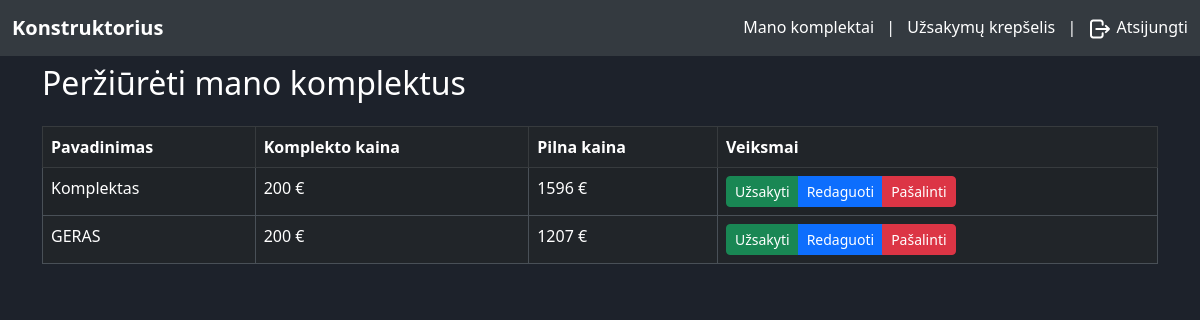
The app's page /my-assemblies (signed in), older data.
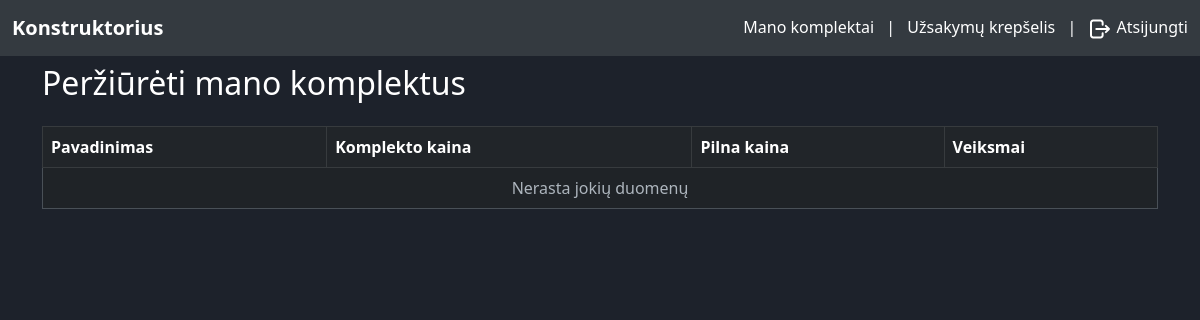
The same page, newer data.
### tables this page shows
CREATE TABLE `user_assembly` (
  `id` int(11) NOT NULL,
  `fk_belongs_to` int(11) NOT NULL,
  `name` varchar(50) NOT NULL,
  `price` double NOT NULL,
  `device_id` int(11) NOT NULL,
  `processor_id` int(11) NOT NULL,
  `motherboard_id` int(11) NOT NULL,
  `screen_id` int(11) NOT NULL,
  `memory_id` int(11) NOT NULL,
  `graphics_card_id` int(11) NOT NULL,
  `storage_id` int(11) NOT NULL,
  `cooling_id` int(11) NOT NULL,
  `os_id` int(11) NOT NULL
);

### app/utils/utils.php (called while the page is built, shortened)
<?php
function isUserLoggedIn()
{
    return isset($_SESSION['user']);
}
function getUserId()
{
    if (isUserLoggedIn()) {
        return $_SESSION['user']['id'] ?? '';
    }
}

### app/models/Device.php (called while the page is built, shortened)
<?php
class Device
{
    private $mysqli;
    public function __construct($mysqli)
    {
        $this->mysqli = $mysqli;
    }
    public function getUserAssemblies($userId)
    {
        $query = "
    SELECT
        *
    FROM
        user_assembly
    WHERE
        fk_belongs_to = ?
    ";
        $stmt = $this->mysqli->prepare($query);
        $stmt->bind_param("i", $userId);
        $stmt->execute();
        $result = $stmt->get_result();
        $assemblyData = $result->fetch_all(MYSQLI_ASSOC);
        foreach ($assemblyData as &$assembly) {
            $assembly['total_price'] = $this->getTotalAssemblyPrice($assembly['id']);
        }
        return $assemblyData;
    }
    public function getTotalAssemblyPrice($assemblyId)
    {
        $query = "
            SELECT
                p1.price AS motherboard_price,
                p2.price AS processor_price,
                p3.price AS screen_price,
                p4.price AS memory_price,
                p5.price AS graphics_card_price,
                p6.price AS storage_price,
                p7.price AS cooling_price,
                p8.price AS os_price
            FROM
                user_assembly us
            LEFT JOIN
                part p1 ON us.motherboard_id = p1.id
            LEFT JOIN
                part p2 ON us.processor_id = p2.id
            LEFT JOIN
                part p3 ON us.screen_id = p3.id
            LEFT JOIN
                part p4 ON us.memory_id = p4.id
            LEFT JOIN
                part p5 ON us.graphics_card_id = p5.id
            LEFT JOIN
                part p6 ON us.storage_id = p6.id
            LEFT JOIN
                part p7 ON us.cooling_id = p7.id
            LEFT JOIN
                part p8 ON us.os_id = p8.id
            WHERE
                us.id = ?
            ";
        $stmt = $this->mysqli->prepare($query);
        $stmt->bind_param("i", $assemblyId);
        $stmt->execute();
        $result = $stmt->get_result();
        $assemblyData = $result->fetch_assoc();
        $totalPrice = 0;
        foreach ($assemblyData as $price) {
            $totalPrice += $price;
        }
        return $totalPrice;
    }
}

### app/views/my-assemblies.php (the view, shortened to what this page needs)
<!DOCTYPE html>
<html lang="en">
<head>
    <link href="https://cdn.jsdelivr.net/npm/bootstrap@5.3.0-alpha1/dist/css/bootstrap.min.css" rel="stylesheet">
    <link href="assets/css/styles.css" rel="stylesheet">
</head>
<body data-bs-theme="dark" class="text-white">
    <?php
    include 'app/views/header.php';
    ?>
    <div class="container">
        <h2 class="mt-2 mb-4">Peržiūrėti mano komplektus</h2>
        <div class="table-responsive">
            <table class="table table-striped table-hover table-bordered">
                <thead class="table-dark">
                    <tr>
                        <th>Pavadinimas</th>
                        <th>Komplekto kaina</th>
                        <th>Pilna kaina</th>
                        <th>Veiksmai</th>
                    </tr>
                </thead>
                <tbody>
                    <?php if (isset($assemblyData)) : ?>
                        <?php foreach ($assemblyData as $assembly) : ?>
                            <tr>
                                <td class="text-white"><?= htmlspecialchars($assembly['name']); ?></td>
                                <td class="text-white"><?= htmlspecialchars($assembly['price']); ?> €</td>
                                <td class="text-white"><?= htmlspecialchars(intval($assembly['total_price']) + intval($assembly['price'])); ?> €</td>
                                <td class="text-white">
                                    <div class="btn-group" role="group">
                                        <button class="btn bg-success btn-sm btn-success order-assembly-btn" data-assembly-name="<?= htmlspecialchars($assembly['name']); ?>" data-assembly-id="<?= htmlspecialchars($assembly['id']); ?>">Užsakyti</button>
                                        <button class="btn btn-sm btn-primary edit-assembly-btn" data-assembly-id="<?= htmlspecialchars($assembly['id']); ?>">Redaguoti</button>
                                        <button class="btn btn-sm btn-danger delete-assembly-btn" data-assembly-id="<?= htmlspecialchars($assembly['id']); ?>">Pašalinti</button>
                                    </div>
                                </td>
                            </tr>
                        <?php endforeach; ?>
                    <?php else : ?>
                        <tr>
                            <td colspan="11" class="text-center">Nerasta jokių duomenų</td>
                        </tr>
                    <?php endif; ?>
                </tbody>
            </table>
        </div>
    </div>
</body>
</html>

Row changes from the older to the newer data that the page shows:
removed user_assembly: name "Komplektas", price "200", price "1596"
removed user_assembly: name "GERAS", price "200", price "1207"
Text that changed along with them:
text now shown: "Nerasta jokių duomenų"
